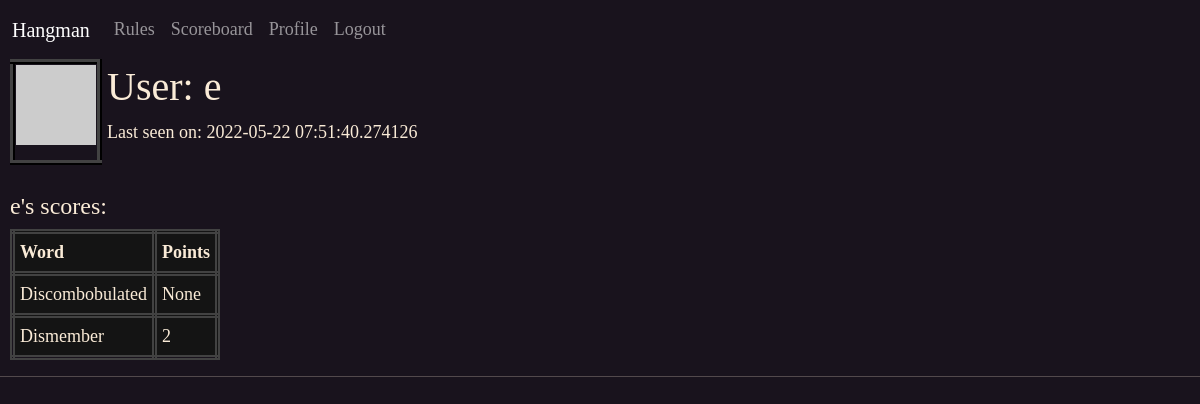
/user/e (signed in), run on the app's committed database.
### app/models.py (models this page shows, shortened)
class User(UserMixin, db.Model):
    id = db.Column(db.Integer, primary_key=True)
    email = db.Column(db.String(60), index=True, unique=True)
    username = db.Column(db.String(60), index=True, unique=True)
    password_hash = db.Column(db.String(128))
    last_seen = db.Column(db.DateTime, default=datetime.utcnow())
    def avatar(self, size):
        digest = md5('hangguest@protonmail.com'.lower().encode('utf-8')).hexdigest()
        return 'https://www.gravatar.com/avatar/{}?d=retro&s={}'.format(digest,size)

class Words(db.Model):
    id = db.Column(db.Integer, primary_key=True)
    word = db.Column(db.String(60), index=True, unique=True)
    definition = db.Column(db.String(60), index=True, unique=True)

### app/routes.py (the view)
@app.route('/user/<username>')
@login_required
def user(username):
    user = User.query.filter_by(username=username).first_or_404()
    theScore = []
    for score in Scores.query.filter_by(user_id=current_user.id).all():
        theScore.append([f"{Words.query.get(score.word_id).word}",
                        f"{score.points}"])
    return render_template('user.html', user=user, points=theScore)

### app/models.py (called while the page is built)
@login.user_loader
def load_user(id):
    return User.query.get(int(id))

### app/routes.py (called while the page is built)
@app.before_request
def before_request():
    if current_user.is_authenticated:
        current_user.last_seen = datetime.utcnow()
        db.session.commit()

### app/templates/user.html (shortened to what this page needs)
{% extends "base.html" %}
{% block content %}
<table style="margin-left:10px">
    <tr valign="top">
        <td id="profilePic"><img src="{{ user.avatar(128) }}"></td>
        <td style="padding-left:5px;">
            <h1>User: {{ user.username }}</h1>
            {% if user.last_seen %}
                <p>Last seen on: {{ user.last_seen }}</p>
                {% endif %}
        </td>
    </tr>
</table><br>
<h4 style="margin-left:10px;">{{ user.username }}'s scores:</h4>
<table id="stats" style="margin-left:10px;">
    <tr>
        <th class="scores">Word</th>
        <th class="scores">Points</th>
    </tr>
    {% for item1, item2 in points %}
    <tr>
        <td class="scores">{{ item1 }}</td>
        <td class="scores">{{ item2 }}</td>
    </tr>
    {% endfor %}
</table>
{% endblock %}

### app/static/Hangman.css (style rules this page uses)
body { background-color: rgb(25, 19, 29); color: antiquewhite; font-family: Garamond, serif, cursive; font-size: large; }
#stats { border: 2px groove whitesmoke; position: relative; margin:5px; }
.scores { border: 5px double rgb(66, 66, 66); background-color: rgb(20, 20, 20); padding: 5px; }
#profilePic { border: 5px ridge rgb(66, 66, 66); }

### data on the page
User: username "e", last_seen "2022-05-22 07:51:40.274126"
Words: word "Discombobulated", item2 "None"
Words: word "Dismember", item2 "2"
